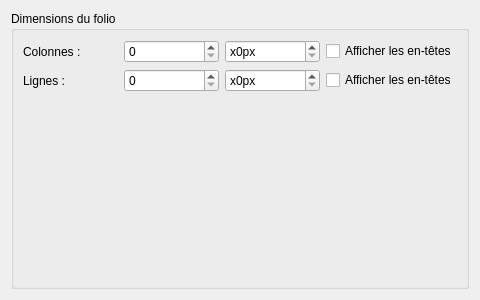
<?xml version="1.0" encoding="UTF-8"?>
<ui version="4.0">
 <class>BorderPropertiesWidget</class>
 <widget class="QWidget" name="BorderPropertiesWidget">
  <property name="geometry">
   <rect>
    <x>0</x>
    <y>0</y>
    <width>480</width>
    <height>300</height>
   </rect>
  </property>
  <property name="windowTitle">
   <string>Form</string>
  </property>
  <layout class="QVBoxLayout" name="verticalLayout">
   <item>
    <widget class="QGroupBox" name="border_gb">
     <property name="title">
      <string>Dimensions du folio</string>
     </property>
     <layout class="QGridLayout" name="gridLayout">
      <item row="1" column="2">
       <widget class="QSpinBox" name="m_rows_height_sp">
        <property name="suffix">
         <string comment="pixel" extracomment="pixel">px</string>
        </property>
        <property name="prefix">
         <string>x</string>
        </property>
        <property name="maximum">
         <number>1000</number>
        </property>
       </widget>
      </item>
      <item row="0" column="1">
       <widget class="QSpinBox" name="m_colums_count_sp"/>
      </item>
      <item row="0" column="2">
       <widget class="QSpinBox" name="m_columns_width_sp">
        <property name="suffix">
         <string comment="pixel" extracomment="pixel">px</string>
        </property>
        <property name="prefix">
         <string>x</string>
        </property>
        <property name="maximum">
         <number>1000</number>
        </property>
       </widget>
      </item>
      <item row="1" column="0">
       <widget class="QLabel" name="label_3">
        <property name="text">
         <string>Lignes :</string>
        </property>
       </widget>
      </item>
      <item row="1" column="3">
       <widget class="QCheckBox" name="m_display_rows_cb">
        <property name="text">
         <string>Afficher les en-têtes</string>
        </property>
       </widget>
      </item>
      <item row="1" column="1">
       <widget class="QSpinBox" name="m_rows_count_sp"/>
      </item>
      <item row="0" column="0">
       <widget class="QLabel" name="label_2">
        <property name="text">
         <string>Colonnes :</string>
        </property>
       </widget>
      </item>
      <item row="0" column="3">
       <widget class="QCheckBox" name="m_display_columns_cb">
        <property name="text">
         <string>Afficher les en-têtes</string>
        </property>
       </widget>
      </item>
      <item row="2" column="1">
       <spacer name="verticalSpacer">
        <property name="orientation">
         <enum>Qt::Vertical</enum>
        </property>
        <property name="sizeHint" stdset="0">
         <size>
          <width>20</width>
          <height>40</height>
         </size>
        </property>
       </spacer>
      </item>
     </layout>
    </widget>
   </item>
  </layout>
 </widget>
 <resources/>
 <connections/>
</ui>
